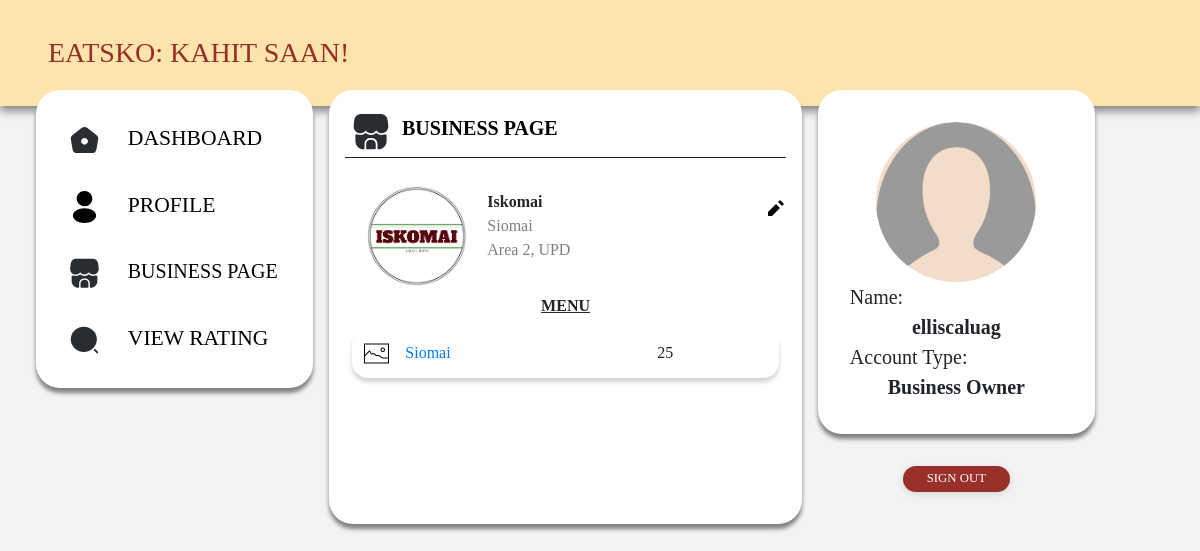
Before: /business/businesspage (signed in) with the older database file.
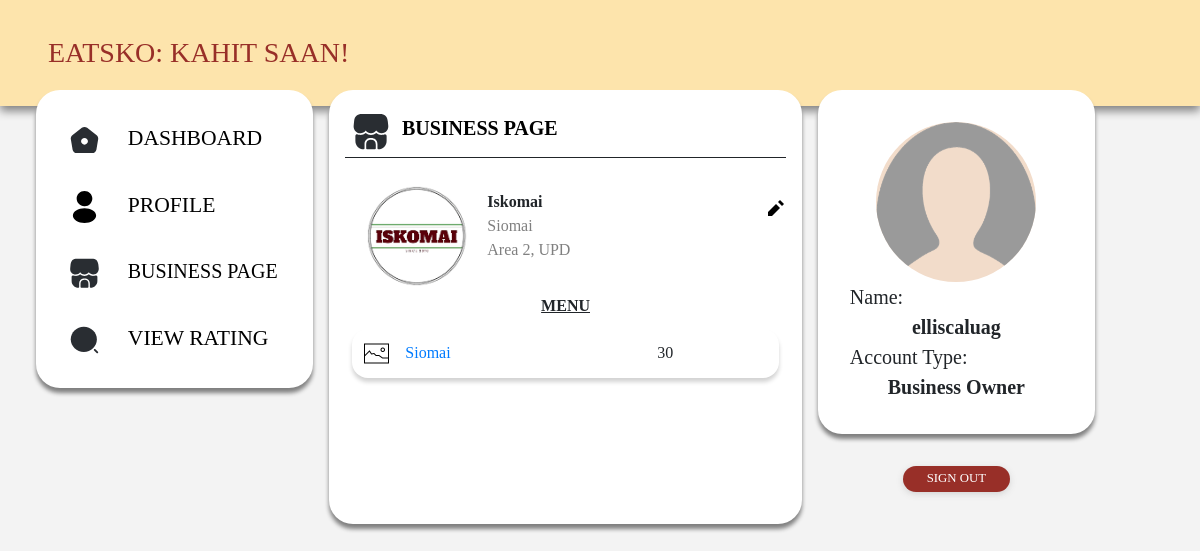
After: the same page with the newer database file.
### userdashboard/models.py (models this page shows, shortened)
class Menu(models.Model):
    title = models.CharField(max_length=100)
    eatery = models.ForeignKey(Eatery, on_delete=models.CASCADE, null=True, related_name='menuitems')
    content = models.TextField()
    price = models.IntegerField(null=True, blank=True)
    date_posted = models.DateTimeField(default=timezone.now)
    author = models.ForeignKey(User, on_delete=models.CASCADE)

### businessdashboard/views.py (the view)
# urls.py: path('businesspage', MenuListView.as_view(), name='businessdashboard-businesspage'),
class MenuListView(ListView):
    model = Menu
    template_name = 'businessdashboard/businesspage.html'
    context_object_name = 'menu'
    ordering = ['-date_posted']

### userdashboard/models.py (called while the page is built)
    def __str__(self):
        return f'{self.name}'

### businessdashboard/templates/businessdashboard/businesspage.html
{% extends "businessdashboard/base.html" %}
{% block content %}
{% load static %}
<div class="d-flex">
    <div class="mr-auto">
       <img class="page-icon" src="{% static 'media/shop.svg' %}" alt="businesspage-icon">
       <span class="page-title"> BUSINESS PAGE </span>
    </div>
</div>
<hr style="margin: 0">
<br>
<div class="d-flex flex-column">
    <div class="d-flex eatery-info-container p-1">
        <img class="eatery-logo align-self-center" src="{{ user.user_profile.eatery.logo.url }}" alt="businesspage-logo">
        <div class="flex-column p-1">
            <div class="eatery-name">{{ user.user_profile.eatery.eatery_name }}</div>
            <div class="eatery-other-info">{% for genre in user.user_profile.eatery.food_genres.all %}{{genre}} {% endfor %}</div>
            <div class="eatery-other-info"> {{ user.user_profile.eatery.location }} </div>
        </div>
        <div class="ml-auto p-2">
            <a href="{% url 'businessdashboard-editbusinesspage' %}">
                <img class="edit-icon" src="{% static 'media/edit.svg' %}" alt="edit-businesspage-icon">
            </a>
        </div>
    </div>
    <div class="d-flex justify-content-center menu-title p-1"> MENU </div>
    <div class="d-flex justify-content-center all-menu-items p-1 flex-column">
        {% for item in menu %}
            <div class="d-flex menu-item flex-row p-1">
                <div class="d-flex p-2">
                    <img class="menu-item-image" src="{% static 'media/image.png' %}" alt="menu-item-image">
                </div>
                <a class="menu-item-name p-2" href="#">{{ item.title }}</a>
                <div class="menu-item-price ml-auto p-2"> {{ item.price }} </div>
            </div>
        {% endfor %}
    </div>
</div>
{% endblock content %}

Changed rows visible on the page:
changed Menu "Siomai": price "25" → "30"
